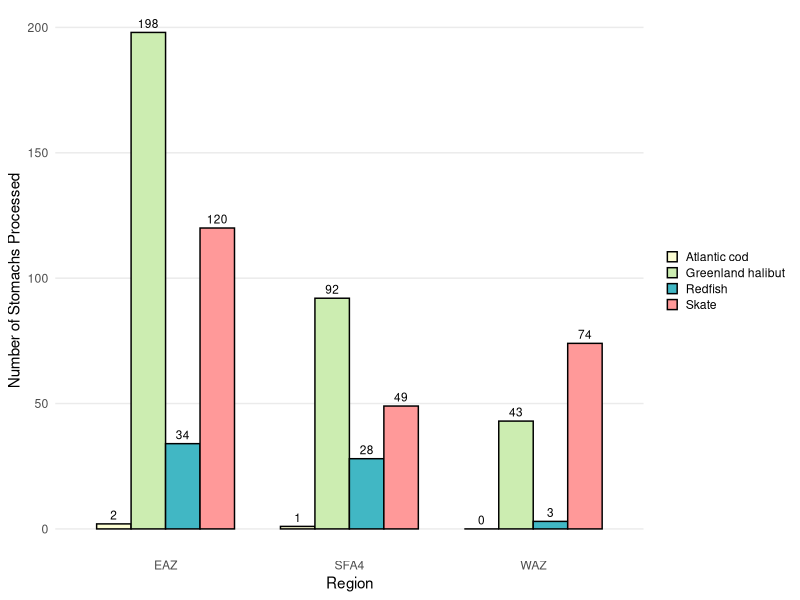

Write the R code that produced this figure.
################################################################################
################################################################################
#                   Figure 4 Bar Samples per Zone - FINAL
################################################################################
################################################################################


# Author: Krista Kenyon (KAK)
# Date Created: May 10/2024
# Date Last Modified: June 14/2024 by KAK

# Document Purpose: Working document for creating the Figure 4 grouped bar chart.
    # Working in code is simpler and faster here than in the R Markdown document
        # R Markdown places code results below chunks, which can mean a lot of scrolling
        # Not worried about accidentally knitting the whole document when testing out different code chunks
    # Current version is up to date clean code.

# Document Sections:
    # Remaining Tasks
    # Load Libraries & Base Data
    # Code Chunk: Creating the Grouped Bar Figure
    # Additional Notes

# Code Chunk was transferred into the R Markdown Chunk 4: samples-zone


# To see tutorials, key webpages, and key videos I used to create and format the 
# bar chart, please see the 'Draft_Script_Fig04_Bar-sample-region.R' in the 'Draft Code' folder

# Those notes include sites and tutorials that assisted me with:
    # Creating figure dataset
    # GGPLOT2 Code for Grouped Pie Charts
    # additional ggplot2 arguments not used in this chart


################################################################################
#                            Remaining Tasks 
################################################################################


# cleaning up the code


################################################################################
#                         Load Libraries & Base Data          
################################################################################


### load libraries

library(ggplot2) 
library(tidyverse)
library(dplyr)
library(reshape2) 
library(viridis)                 # Fig 5 - color blind friendly palette
# library(ggrepel)               # formats figure labels so they don't overlap                   



### import data

prey <- read.csv('data/processed/2019_basePrey.csv')
pred <- read.csv('data/processed/2019_basePred.csv')


################################################################################
#                Code Chunk: Creating Fig 4 Grouped-Bar Chart 
################################################################################


# The purpose of this code chunk is to create Figure 4

# The sections of this code chunk are:
    # Creating a new dataframe for Figure 4
    # Creating and Formatting Figure 4 grouped-bar chart


################### Creating New Dataframe for Fig 4 ###########################


# This dataframe will detail the total sum of stomachs sampled per predator category in each region

# All code to check dataframe structure are commented out. If not they will produce outputs into the report.

# New Dataframe structure will need:
    # Two categorical variables:
        # x-axis: regions
        # fill: predator category
    # One numerical variable: 
        # y-axis: total samples per predator species per region

# library(reshape2) 
    # included in code chunk 'r setup'



### create Fig 4 dataframe: sum stomach samples per species, per region

wide.data <- dcast(pred, region~pred.name, value.var="sampled.stomach", sum)
    # creates a dataframe in a 'wide format' and we will want a 'long format' dataframe
    # Tutorial 1 in Fig 4 draft code doc

# wide.data



### converting 'wide format' to 'long format'

region.total <- melt(data = wide.data,                       # melt() converts from wide format (species spread across rows) to long format (species compiled into one row)
                     id.vars = "region",                     # id.vars : vector of variables I want to stack
                     measured.vars = c("Atlantic cod",       # measured.vars : identifies the columns that have the data I want to stack
                                       "Greenland halibut", 
                                       "Redfish", "Skate"),
                     variable.name = "pred.name",            # variable.name : what I want to call the stacked column
                     value.name = "stomach.sum")             # value.name : name of the column of my stacked measurements in my output data frame
    # Tutorial 2 in Fig 4 draft code doc
    
# region.total



### Checking Final Database Structure

# str(region.total)



### Saving Final Dataframe Structure 

# 'data.frame':	12 obs. of  3 variables:
# $ region     : chr  "EAZ" "SFA4" "WAZ" "EAZ" ...
# $ pred.name  : Factor w/ 4 levels "Atlantic cod",..: 1 1 1 2 2 2 3 3 3 4 ...
# $ stomach.sum: num  2 1 0 198 92 43 34 28 3 120 ...



### Exporting Figure 4 Dataframe

write.csv(region.total, file="data/processed/2019_F4_region.total.csv")


############### Building and Formatting the Grouped Bar Chart ##################


### Load Fig 4 dataframe

#region.total <- read.csv('data/processed/2019_F4_region.total.csv')



### Grouped Bar Chart

ggplot(data = region.total,
       aes(fill=pred.name, y=stomach.sum, x=region)) + 
  
  geom_bar(position = position_dodge(),                          # makes the bars beside each other while being compatible with more additional arguments than: position = "dodge"
           width = 0.75,                                         # defines width of bars
           stat="identity",
           color = "black") +                                    # makes black boarders around bars
  
  geom_text(aes(label = stomach.sum),                            # label bar chats based on y value
            vjust = -0.5,                                        # puts labels above bars
            size = 3,                                            # changes size of labels
            position = position_dodge(width = 0.75)) +           # matches the labels with our grouped bars (match widths in geom_text and geom_bar)
  
  scale_fill_manual(values = c("Atlantic cod" = "#FCFED4",       # above assigns colour to particular predator categories
                               "Greenland halibut" = "#CCEDB1", 
                               "Redfish" = "#41B7C4", 
                               "Skate" ="#FF9999" )) +
  
  theme_minimal() +                                              # minimal theme removes right/left boarders, x-axis directly below bars, removes gray background color
  
  theme(legend.title = element_blank(),                          # removes legend title
        legend.key.size = unit(3, "mm"),                         # adjusts width of legend color symbols
        legend.key.height = unit(3, "mm"),                       # adjusts height of legend color symbols 
        legend.key.spacing.y = unit(1, "mm"),                    # defines space between legend items
        panel.grid.minor = element_blank(),                      # removes all minor grid-lines 
        panel.grid.major.x = element_blank()) +                  # removes grid-lines along the x-axis
  
  labs(x = "Region",                                             # x-axis title
       y = "Number of Stomachs Processed",)                      # y-axis title


